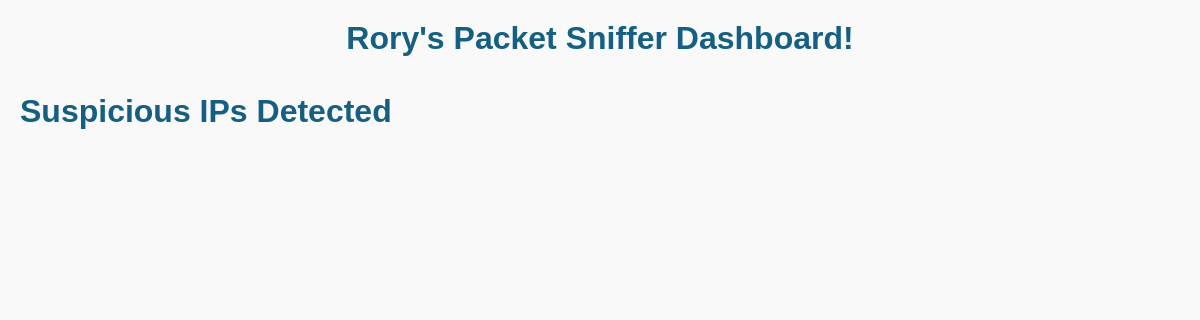
The app's page /, older data.
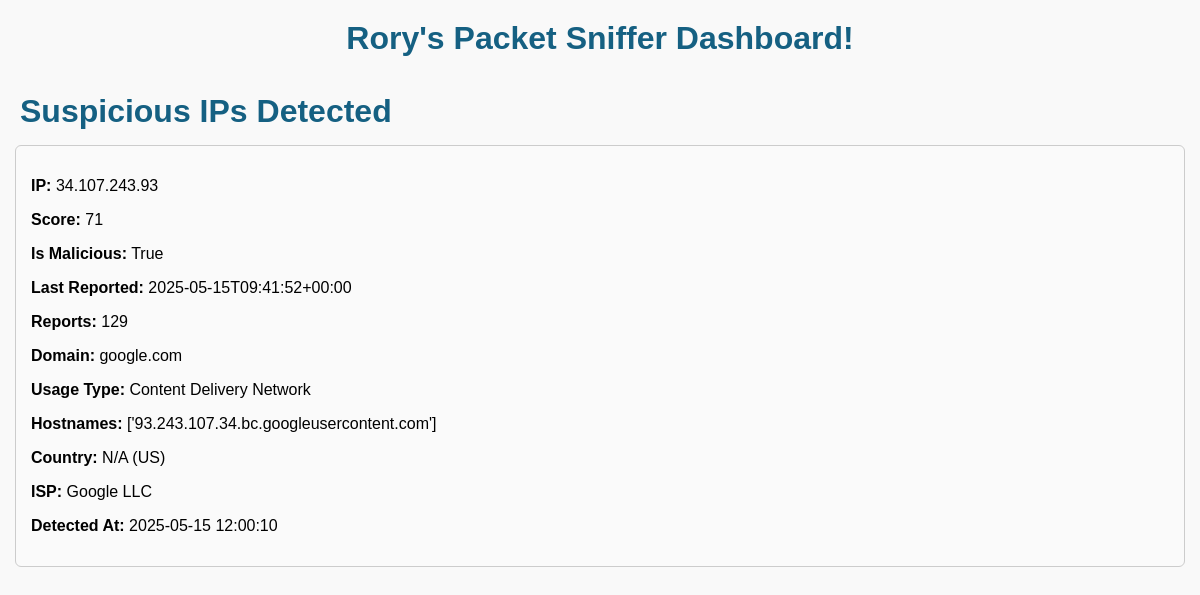
The same page, newer data.
### packetSniffer.py (models this page shows)
class IPCheck(Base):
    __tablename__ = "ip_checks"
    ip = Column(String, primary_key=True)
    score = Column(Integer)
    is_malicious = Column(Boolean)
    domain = Column(String)
    usage_type = Column(String)
    hostnames = Column(JSON)
    country = Column(String)
    country_name = Column(String)
    isp = Column(String)
    reports = Column(Integer)
    last_reported = Column(String)
    timestamp = Column(Float)
    def to_dict(self):
        return {c.key: getattr(self, c.key) for c in inspect(self).mapper.column_attrs}

### packetSniffer.py (the view)
@app.route("/")
def index():
    malicious_ips = session.query(IPCheck).filter_by(is_malicious=True).all()
    malicious_ips_data = [ip.to_dict() for ip in malicious_ips]
    return render_template("dashboard.html", malicious_ips=malicious_ips_data)

### packetSniffer.py (called while the page is built)
@app.template_filter('datetimeformat')
def datetimeformat(value):
    if value:
        return datetime.utcfromtimestamp(value).strftime('%Y-%m-%d %H:%M:%S')
    return value

### templates/dashboard.html (shortened to what this page needs)
<!DOCTYPE html>
<html>
<head>
    <link rel="stylesheet" href="{{ url_for('static', filename='css/styles.css') }}">
</head>
<body>
    <h1>Rory's Packet Sniffer Dashboard!</h1>
    <div class="container">
        <h2>Suspicious IPs Detected</h2>
        <div id="ips-list">
            {% for ip in malicious_ips %}
                <div class="ip-entry">
                    <p><strong>IP:</strong> {{ ip.ip }}</p>
                    <p><strong>Score:</strong> {{ ip.score }}</p>
                    <p><strong>Is Malicious:</strong> {{ ip.is_malicious }}</p>
                    <p><strong>Last Reported:</strong> {{ ip.last_reported }}</p>
                    <p><strong>Reports:</strong> {{ ip.reports }}</p>
                    <p><strong>Domain:</strong> {{ ip.domain }}</p>
                    <p><strong>Usage Type:</strong> {{ ip.usage_type }}</p>
                    <p><strong>Hostnames:</strong> {{ ip.hostnames }}</p>
                    <p><strong>Country:</strong> {{ ip.country_name }} ({{ ip.country }})</p>
                    <p><strong>ISP:</strong> {{ ip.isp }}</p>
                    <p><strong>Detected At:</strong> {{ ip.timestamp | datetimeformat }}</p>
                </div>
            {% endfor %}
        </div>
    </div>
    <div class="packet-container" id="packets"></div>
</body>
</html>

### static/css/styles.css (style rules this page uses)
* { box-sizing: border-box; }
body { font-family: Arial, sans-serif; background-color: #f9f9f9; margin: 0; padding: 0; overflow-x: hidden; }
h1 { text-align: center; margin-top: 20px; color: #156082; }
.packet-container { display: flex; flex-direction: column; align-items: center; gap: 20px; margin: 20px; padding: 0; width: 100%; max-width: 100vw; height: 100vh; overflow-y: auto; overflow-x: hidden; }
h2 { font-size: 2em; color: #156082; margin: 0; padding-left: 20px; text-align: left; }
.ip-entry { margin: 15px; border: 1px solid #ccc; padding: 15px; border-radius: 6px; background-color: #fafafa; }

Row changes from the older to the newer data that the page shows:
added IPCheck: ip "34.107.243.93", score "71", is_malicious "True", last_reported "2025-05-15T09:41:52+00:00", reports "129", domain "google.com", usage_type "Content Delivery Network", hostnames "['93.243.107.34.bc.googleusercontent.com']", country_name "N/A", country "US", isp "Google LLC", timestamp "2025-05-15 12:00:10"
